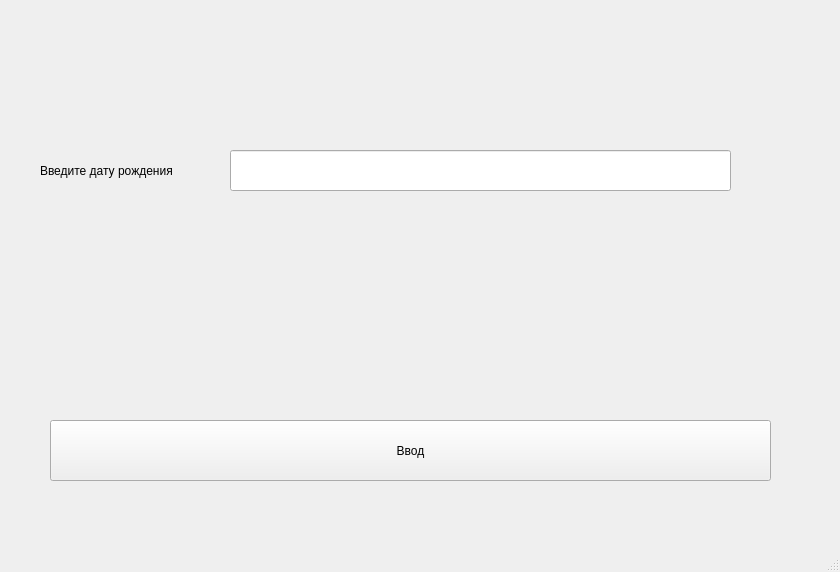
<?xml version="1.0" encoding="UTF-8"?>
<ui version="4.0">
 <class>MainWindow</class>
 <widget class="QMainWindow" name="MainWindow">
  <property name="geometry">
   <rect>
    <x>0</x>
    <y>0</y>
    <width>840</width>
    <height>572</height>
   </rect>
  </property>
  <property name="windowTitle">
   <string>MainWindow</string>
  </property>
  <widget class="QWidget" name="centralwidget">
   <widget class="QPushButton" name="Enter">
    <property name="geometry">
     <rect>
      <x>50</x>
      <y>420</y>
      <width>721</width>
      <height>61</height>
     </rect>
    </property>
    <property name="text">
     <string>Ввод</string>
    </property>
   </widget>
   <widget class="QLabel" name="label">
    <property name="geometry">
     <rect>
      <x>40</x>
      <y>-100</y>
      <width>691</width>
      <height>541</height>
     </rect>
    </property>
    <property name="text">
     <string>Введите дату рождения</string>
    </property>
   </widget>
   <widget class="QLineEdit" name="lineEdit">
    <property name="geometry">
     <rect>
      <x>230</x>
      <y>150</y>
      <width>501</width>
      <height>41</height>
     </rect>
    </property>
   </widget>
  </widget>
  <widget class="QMenuBar" name="menubar">
   <property name="geometry">
    <rect>
     <x>0</x>
     <y>0</y>
     <width>840</width>
     <height>26</height>
    </rect>
   </property>
  </widget>
  <widget class="QStatusBar" name="statusbar"/>
 </widget>
 <resources/>
 <connections/>
</ui>
